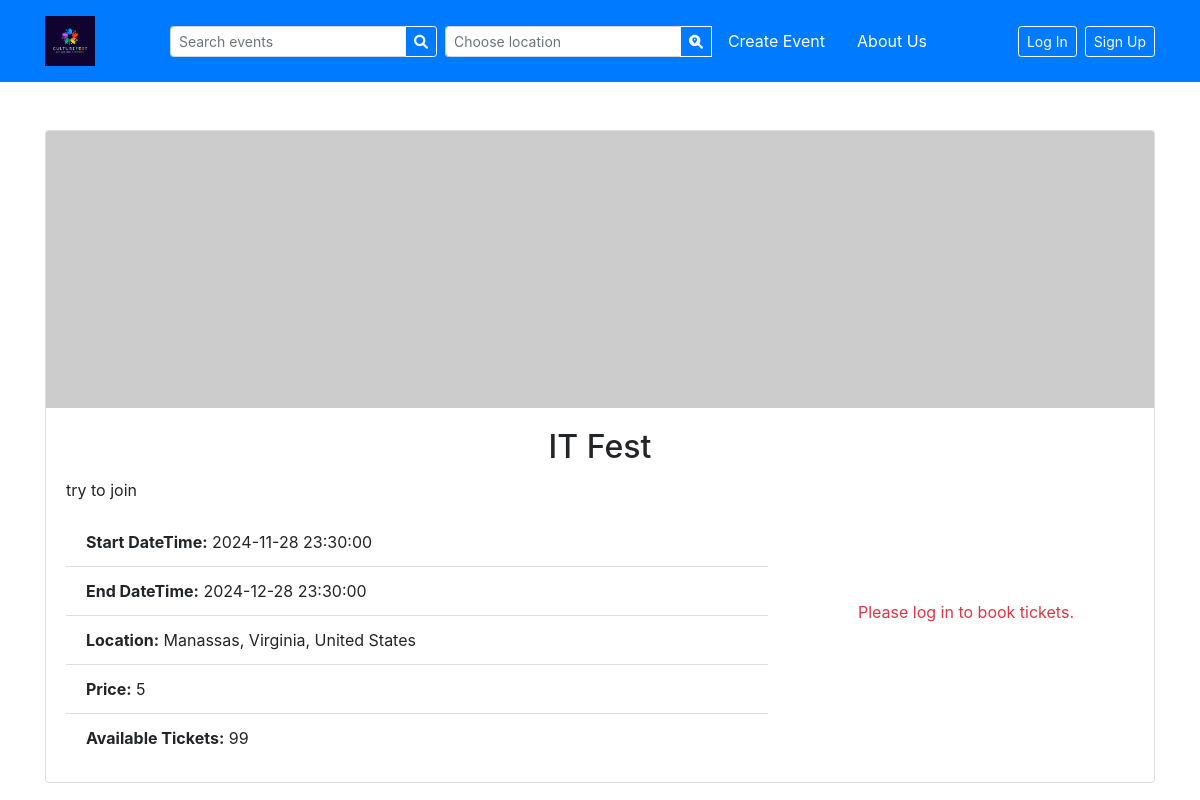
/event_detail.php?event_id=28, run on the app's committed database.
### tables this page shows
CREATE TABLE `event` (
  `id` int(11) NOT NULL,
  `name` varchar(100) NOT NULL,
  `participant_count` int(11) NOT NULL,
  `description` varchar(500) NOT NULL,
  `venue` varchar(250) NOT NULL,
  `latitude` double NOT NULL,
  `longitude` double NOT NULL,
  `start_datetime` datetime NOT NULL,
  `end_datetime` datetime NOT NULL,
  `IsActive` tinyint(1) NOT NULL DEFAULT 1,
  `created_datetime` datetime NOT NULL,
  `created_by` int(11) NOT NULL,
  `price` double NOT NULL,
  `category_id` int(11) NOT NULL,
  `image_large` varchar(255) DEFAULT NULL,
  `image_small` varchar(255) DEFAULT NULL
);

### event_detail.php (the view, shortened to what this page needs)
<?php
require 'header.php';
$event_id = $_GET['event_id'];
$conn = getDB();
try {
    $stmt = $conn->prepare("SELECT * FROM event WHERE id = ?");
    $stmt->bind_param('i', $event_id);
    $stmt->execute();
    $event_result = $stmt->get_result();
    $event = $event_result->fetch_assoc();
    $stmt = $conn->prepare("SELECT SUM(num_tickets) as total_booked FROM booking WHERE event_id = ?");
    $stmt->bind_param('i', $event_id);
    $stmt->execute();
    $booking_result = $stmt->get_result();
    $booking_data = $booking_result->fetch_assoc();
    $total_booked = $booking_data['total_booked'] ?? 0;
    $available_tickets = max(0, $event['participant_count'] - $total_booked);
} catch (Exception $e) {
    die($e->getMessage());
}
?>
<div class="container mt-5">
    <div class="card">
        <?php if (!empty($event['image_large'])): ?>
            <img src="<?php echo htmlspecialchars($event['image_large']); ?>" class="card-img-top" alt="Event Image" style="width: 100%; height: auto;">
        <?php else: ?>
            <img src="https://via.placeholder.com/1200x300" class="card-img-top" alt="Placeholder Image" style="width: 100%; height: auto;">
        <?php endif; ?>
        <div class="card-body">
            <h2 class="card-title text-center"><?php echo htmlspecialchars($event['name']); ?></h2>
            <div class="row">
                <div class="col-md-8">
                    <p class="card-text"><?php echo nl2br(htmlspecialchars($event['description'])); ?></p>
                    <ul class="list-group list-group-flush">
                        <li class="list-group-item"><strong>Start DateTime:</strong> <?php echo htmlspecialchars($event['start_datetime']); ?></li>
                        <li class="list-group-item"><strong>End DateTime:</strong> <?php echo htmlspecialchars($event['end_datetime']); ?></li>
                        <li class="list-group-item"><strong>Location:</strong> <?php echo htmlspecialchars($event['venue']); ?></li>
                        <li class="list-group-item"><strong>Price:</strong> <?php echo htmlspecialchars($event['price']); ?></li>
                        <li class="list-group-item"><strong>Available Tickets:</strong> <?php echo $available_tickets; ?></li>
                    </ul>
                </div>
                <div class="col-md-4 text-center d-flex align-items-center justify-content-center">
                    <?php if (isset($_SESSION['userid'])): ?>
                        <button type="button" class="btn btn-primary" data-toggle="modal" data-target="#ticketModal">Get Tickets</button>
                    <?php else: ?>
                        <p class="text-danger">Please log in to book tickets.</p>
                    <?php endif; ?>
                </div>
            </div>
        </div>
    </div>
</div>
</body>
</html>

### data on the page
event: name "IT Fest", description "try to join", start_datetime "2024-11-28 23:30:00", end_datetime "2024-12-28 23:30:00", venue "Manassas, Virginia, United States", price "5"

### other printed values
$available_tickets "99"
